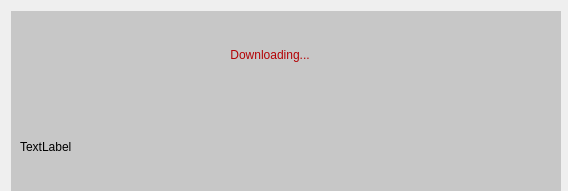
<?xml version="1.0" encoding="UTF-8"?>
<ui version="4.0">
 <class>loading</class>
 <widget class="QWidget" name="loading">
  <property name="geometry">
   <rect>
    <x>0</x>
    <y>0</y>
    <width>568</width>
    <height>191</height>
   </rect>
  </property>
  <property name="minimumSize">
   <size>
    <width>550</width>
    <height>173</height>
   </size>
  </property>
  <property name="maximumSize">
   <size>
    <width>568</width>
    <height>191</height>
   </size>
  </property>
  <property name="windowTitle">
   <string>Form</string>
  </property>
  <layout class="QVBoxLayout" name="verticalLayout_2">
   <item>
    <widget class="QWidget" name="widget" native="true">
     <property name="minimumSize">
      <size>
       <width>550</width>
       <height>183</height>
      </size>
     </property>
     <property name="maximumSize">
      <size>
       <width>550</width>
       <height>183</height>
      </size>
     </property>
     <property name="styleSheet">
      <string notr="true">background-color:rgb(199, 199, 199)</string>
     </property>
     <layout class="QVBoxLayout" name="verticalLayout">
      <property name="spacing">
       <number>0</number>
      </property>
      <item>
       <widget class="QLabel" name="label_2">
        <property name="minimumSize">
         <size>
          <width>500</width>
          <height>70</height>
         </size>
        </property>
        <property name="maximumSize">
         <size>
          <width>500</width>
          <height>70</height>
         </size>
        </property>
        <property name="styleSheet">
         <string notr="true">color: rgb(179, 2, 5);
font: 87 36pt &quot;Segoe UI Black&quot;;</string>
        </property>
        <property name="text">
         <string>&lt;html&gt;&lt;head/&gt;&lt;body&gt;&lt;p align=&quot;center&quot;&gt;Downloading...&lt;/p&gt;&lt;/body&gt;&lt;/html&gt;</string>
        </property>
       </widget>
      </item>
      <item>
       <widget class="QLabel" name="label">
        <property name="minimumSize">
         <size>
          <width>500</width>
          <height>113</height>
         </size>
        </property>
        <property name="maximumSize">
         <size>
          <width>500</width>
          <height>113</height>
         </size>
        </property>
        <property name="text">
         <string>TextLabel</string>
        </property>
       </widget>
      </item>
     </layout>
    </widget>
   </item>
  </layout>
 </widget>
 <resources/>
 <connections/>
</ui>
